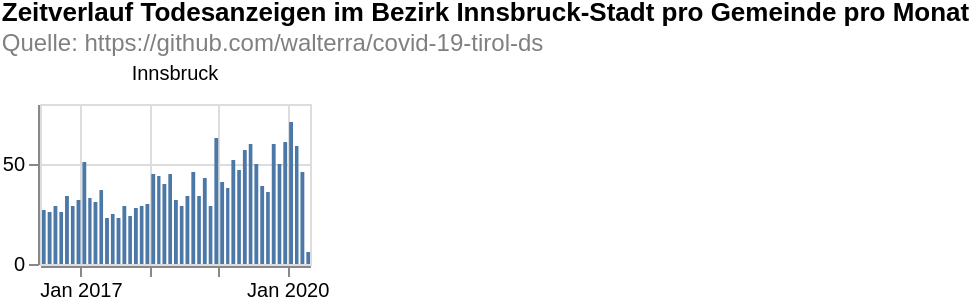

Vega-Lite specification for this chart:
### Vega-Lite specification from a JSON file in a GitHub repository (floating-point values rounded to 4 significant figures; data arrays with more than 128 entries replaced by an {"elided": "..."} marker saying what was removed)
{"$schema": "https://vega.github.io/schema/vega-lite/v4.8.1.json", "columns": 6, "config": {"view": {"continuousHeight": 300, "continuousWidth": 400}}, "data": {"name": "data-c3b085d545a14e2f8c24f32edda3759a"}, "datasets": {"data-c3b085d545a14e2f8c24f32edda3759a": {"elided": "1016 records"}}, "facet": {"field": "municipaly", "title": null, "type": "nominal"}, "padding": 0, "spec": {"layer": [{"encoding": {"tooltip": [{"field": "date", "timeUnit": "yearmonth", "type": "temporal"}, {"aggregate": "sum", "field": "count", "type": "quantitative"}], "x": {"field": "date", "timeUnit": "yearmonth", "title": null, "type": "temporal"}, "y": {"aggregate": "sum", "field": "count", "title": null, "type": "quantitative"}}, "height": 80, "mark": "bar", "width": 135}]}, "title": {"color": "black", "subtitle": ["Quelle: https://github.com/walterra/covid-19-tirol-ds"], "subtitleColor": "gray", "text": ["Zeitverlauf Todesanzeigen im Bezirk Innsbruck-Stadt pro Gemeinde pro Monat"]}}
